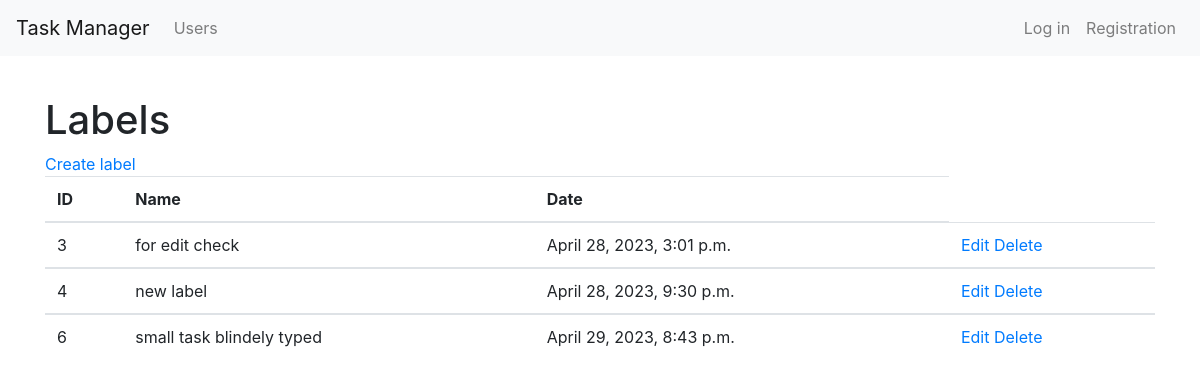
Before: /labels/ with the older database file.
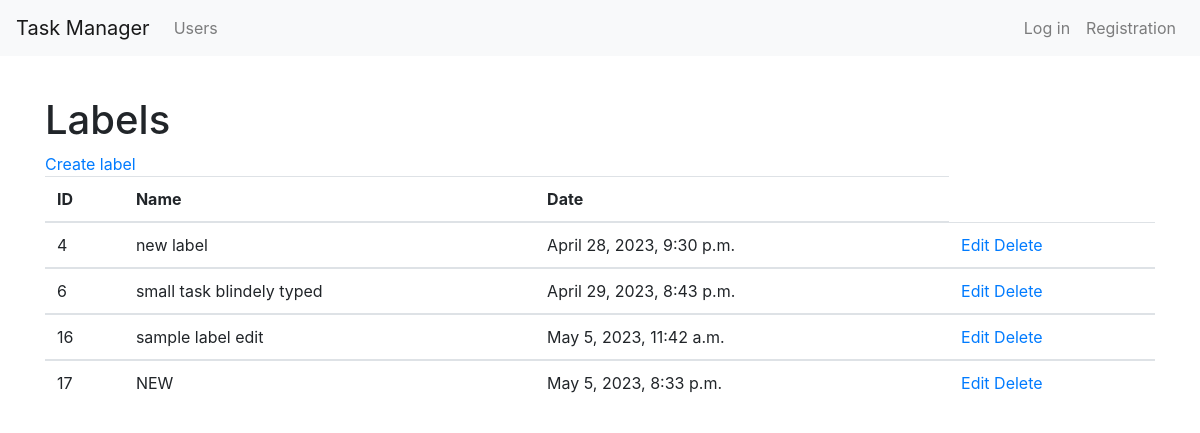
After: the same page with the newer database file.
### labels/models.py (models this page shows, shortened)
class Labels(models.Model):
    name = models.CharField(max_length=150)
    date = models.DateTimeField(auto_now_add=True)

### labels/views.py (the view)
# urls.py: path('', views.LabelsList.as_view(), name='labels_list'),
class LabelsList(ListView):
    model = Labels
    template_name = 'labels/labels_list.html'

### labels/templates/labels/labels_list.html
{% extends 'main_page/base.html' %}
{% block body %}
    <h1>Labels</h1>
    <a href="{% url 'label_create' %}">Create label</a>
    <br>
    <table class="table">
        <thead>
            <tr>
                <th>ID</th>
                <th>Name</th>
                <th>Date</th>
            </tr>
        </thead>
        {% for item in object_list %}
        <tbody>
            <tr>
                <td>{{ item.id }}</td>
                <td>{{ item.name }}</td>
                <td>{{ item.date }}</td>
                <td>
                    <a href="{% url 'label_edit' pk=item.id %}">Edit</a>
                    <a href="{% url 'label_delete' pk=item.id %}">Delete</a>
                </td>
            </tr>
        {% endfor %}
        </tbody>
    </table>
{% endblock %}

Changed rows visible on the page:
removed Labels: id "3", name "for edit check", date "April 28, 2023, 3:01 p.m."
added Labels: id "16", name "sample label edit", date "May 5, 2023, 11:42 a.m."
added Labels: id "17", name "NEW", date "May 5, 2023, 8:33 p.m."
